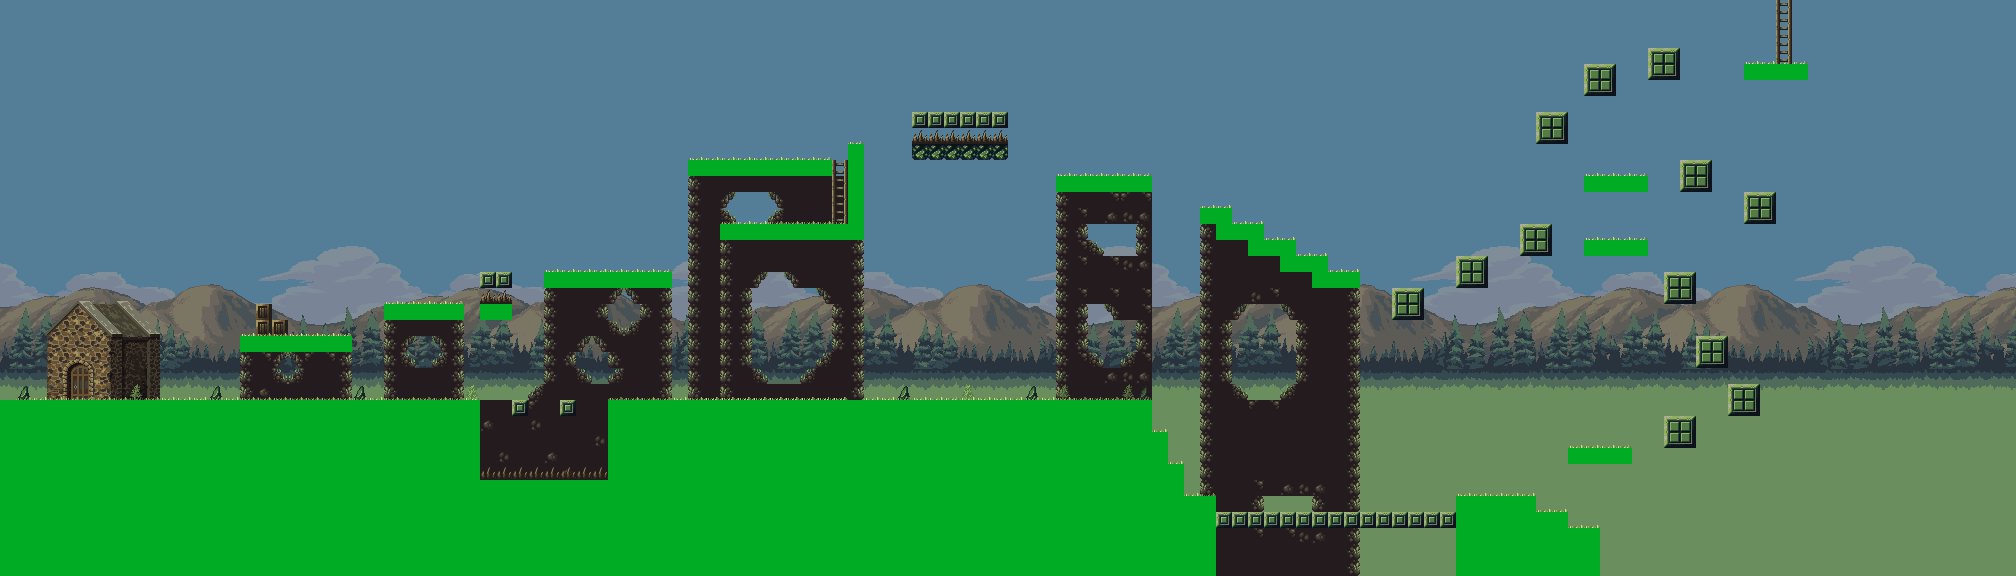

The image is a tile-based game level rendered from a .tmx file. Its description and source (layers, tilesets, objects; grid data summarised) follow:
An orthogonal 126x36 tile map with 16x16 px tiles, 13 tile layers (parallax1, parallax2, floorCovered, cave, ...), 5 tilesets and 93 objects (6x Snake_Spawn, 5x Bat_Spawn, 2x Map Limit X, Background Music).

<map version="1.2" tiledversion="1.2.4" orientation="orthogonal" renderorder="right-down" width="126" height="36" tilewidth="16" tileheight="16" infinite="0" nextlayerid="104" nextobjectid="161">
 <tileset firstgid="1" name="Background_Parallax_1" tilewidth="16" tileheight="16" tilecount="312" columns="24">
  <image source="Background_Parallax_1.png" width="384" height="216" />
 </tileset>
 <tileset firstgid="313" name="Background_Parallax_2" tilewidth="16" tileheight="16" tilecount="312" columns="24">
  <image source="Background_Parallax_2.png" width="384" height="216" />
 </tileset>
 <tileset firstgid="625" name="Taiga_Tileset" tilewidth="16" tileheight="16" tilecount="264" columns="33">
  <image source="Taiga_Tileset_2.png" width="528" height="128" />
  <terraintypes>
   <terrain name="UnderCover" tile="40" />
   <terrain name="OutsideFloor" tile="23" />
   <terrain name="SkullBlock" tile="117" />
   <terrain name="NonSkullBlock" tile="105" />
   <terrain name="SmallBlock" tile="123" />
   <terrain name="FloorLine" tile="29" />
   <terrain name="Underground" tile="77" />
   <terrain name="UndergroundBorders" tile="79" />
   <terrain name="Box" tile="49" />
   <terrain name="Spikes" tile="81" />
   <terrain name="OutsideWall" tile="21" />
  </terraintypes>
  <tile id="7" terrain=",,1,1" />
  <tile id="8" terrain=",,1,1" />
  <tile id="9" terrain=",,1,1" />
  <tile id="10" terrain=",,1,1" />
  <tile id="12" terrain=",,5,5" />
  <tile id="13" terrain=",,5,5" />
  <tile id="14" terrain=",,5,5" />
  <tile id="33" terrain=",,5,5" />
  <tile id="39" terrain="10,10,10,10" />
  <tile id="41" terrain="1,1,1,0" />
  <tile id="42" terrain="1,1,0,0" />
  <tile id="43" terrain="1,1,0,0" />
  <tile id="44" terrain="1,1,0,1" />
  <tile id="46" terrain="5,5,5,5" />
  <tile id="47" terrain="5,5,5,5" />
  <tile id="66" terrain="5,5,5,5" />
  <tile id="67" terrain="5,5,5,5" />
  <tile id="73" terrain="10,10,10,10" />
  <tile id="75" terrain="1,0,1,0" />
  <tile id="76" terrain="0,0,0,0" />
  <tile id="77" terrain="0,0,0,0" />
  <tile id="78" terrain="0,1,0,1" />
  <tile id="103" terrain="8,8,8,8" />
  <tile id="107" terrain="10,10,10,10" />
  <tile id="109" terrain="1,0,1,0" />
  <tile id="110" terrain="0,0,0,0" />
  <tile id="111" terrain="0,0,0,0" />
  <tile id="112" terrain="0,1,0,1" />
  <tile id="132" terrain=",7,7,7" />
  <tile id="133" terrain="6,6,6,6" />
  <tile id="134" terrain="6,6,6,6" />
  <tile id="135" terrain="7,,7,7" />
  <tile id="141" terrain="10,10,10,10" />
  <tile id="143" terrain="1,0,1,1" />
  <tile id="144" terrain="0,0,1,1" />
  <tile id="145" terrain="0,0,1,1" />
  <tile id="146" terrain="0,1,1,1" />
  <tile id="166" terrain="7,7,7,7" />
  <tile id="167" terrain="6,6,6,6" />
  <tile id="168" terrain="6,6,6,6" />
  <tile id="169" terrain="7,7,7,7" />
  <tile id="171" terrain="9,9,9,9">
   <objectgroup draworder="index">
    <object id="2" x="0" y="12" width="16" height="4" />
    <object id="3" x="1" y="6" width="4" height="6" />
    <object id="5" x="6" y="2" width="5" height="10" />
    <object id="6" x="5" y="11" width="1" height="1" />
    <object id="10" x="12" y="7" width="3" height="5" />
    </objectgroup>
  </tile>
  <tile id="200" terrain="7,7,,7" />
  <tile id="201" terrain="6,6,6,6" />
  <tile id="202" terrain="6,6,6,6" />
  <tile id="203" terrain="7,7,7," />
  <tile id="209" terrain="2,2,2,2" />
  <tile id="210" terrain="2,2,2,2" />
  <tile id="212" terrain="3,3,3,3" />
  <tile id="231" terrain="3,3,3,3" />
  <tile id="243" terrain="2,2,2,2" />
  <tile id="244" terrain="2,2,2,2" />
 </tileset>
 <tileset firstgid="889" name="Props" tilewidth="16" tileheight="16" tilecount="300" columns="30">
  <image source="Props_2.png" width="488" height="160" />
  <tile id="39">
   <objectgroup draworder="index">
    <!-- 87 objects omitted --></objectgroup>
  </tile>
 </tileset>
 <tileset firstgid="1189" name="Pathfinding_Types" tilewidth="16" tileheight="16" tilecount="2" columns="2">
  <image source="Pathfinding_Types.png" width="32" height="16" />
 </tileset>
 <layer id="89" name="parallax1" width="126" height="36" opacity="0.93">
  <properties>
   <property name="speed" type="float" value="0.6" />
  </properties>
  <data>[4536 cells, 3402 non-empty, 312 distinct tile ids]</data>
 </layer>
 <layer id="90" name="parallax2" width="126" height="36">
  <properties>
   <property name="speed" type="float" value="1.05" />
  </properties>
  <data>[4536 cells, 2772 non-empty, 312 distinct tile ids]</data>
 </layer>
 <layer id="91" name="floorCovered" width="126" height="36">
  <data>[4536 cells, 58 non-empty, 3 distinct tile ids]</data>
 </layer>
 <layer id="92" name="cave" width="126" height="36">
  <data>[4536 cells, 364 non-empty, 16 distinct tile ids]</data>
 </layer>
 <layer id="93" name="house" width="126" height="36">
  <data>[4536 cells, 130 non-empty, 67 distinct tile ids]</data>
 </layer>
 <layer id="94" name="house2" width="126" height="36">
  <data>[4536 cells, 100 non-empty, 13 distinct tile ids]</data>
 </layer>
 <layer id="95" name="platforms" width="126" height="36">
  <data>[4536 cells, 163 non-empty, 29 distinct tile ids]</data>
 </layer>
 <layer id="96" name="floor" width="126" height="36">
  <data>[4536 cells, 939 non-empty, 45 distinct tile ids]</data>
 </layer>
 <layer id="97" name="TangLayer2" width="126" height="36">
  <properties>
   <property name="isTangLayer" type="bool" value="true" />
  </properties>
  <data>[4536 cells, 155 non-empty, 19 distinct tile ids]</data>
 </layer>
 <layer id="98" name="TangLayer" width="126" height="36">
  <properties>
   <property name="isTangLayer" type="bool" value="true" />
  </properties>
  <data>[4536 cells, 1479 non-empty, 108 distinct tile ids]</data>
 </layer>
 <layer id="101" name="Tang1" width="126" height="36">
  <properties>
   <property name="isTangLayer" type="bool" value="true" />
  </properties>
  <data>[4536 cells, 70 non-empty, 5 distinct tile ids]</data>
 </layer>
 <layer id="99" name="stairs" width="126" height="36">
  <data>[4536 cells, 67 non-empty, 15 distinct tile ids]</data>
 </layer>
 <layer id="103" name="PathFinding" width="126" height="36">
  <properties>
   <property name="isPathFinding" type="bool" value="true" />
  </properties>
  <data>[4536 cells, 898 non-empty, 1 distinct tile ids]</data>
 </layer>
 <objectgroup id="56" name="WalkZones">
  <properties>
   <property name="isColliderLayer" value="true" />
  </properties>
  <!-- 86 objects omitted --></objectgroup>
 <objectgroup id="57" name="KillZones">
  <properties>
   <property name="isColliderLayer" value="true" />
  </properties>
  <!-- 52 objects omitted --></objectgroup>
 <objectgroup id="59" name="OnlyTangZones">
  <properties>
   <property name="isColliderLayer" value="true" />
  </properties>
  <!-- 46 objects omitted --></objectgroup>
 <objectgroup id="58" name="ClimbZones">
  <properties>
   <property name="isColliderLayer" value="true" />
  </properties>
  <!-- 26 objects omitted --></objectgroup>
 <objectgroup id="73" name="SpawnPoint">
  <properties>
   <property name="isSpawn" type="bool" value="true" />
  </properties>
  <!-- 23 objects omitted --></objectgroup>
 <objectgroup id="100" name="EndPoint">
  <properties>
   <property name="isEndPoint" type="bool" value="true" />
  </properties>
  <!-- 22 objects omitted --></objectgroup>
 <objectgroup id="102" name="Enemy_Spawn_Zones">
  <properties>
   <property name="isEnemySpawn" type="bool" value="true" />
  </properties>
  <!-- 21 objects omitted --></objectgroup>
 <objectgroup id="87" name="MapLimits">
  <properties>
   <property name="isMapLimits" type="bool" value="true" />
  </properties>
  <!-- 3 objects omitted --></objectgroup>
 <objectgroup id="75" name="Music &amp;&amp; Sound">
  <properties>
   <property name="isMusicObjectGroup" type="bool" value="true" />
  </properties>
  <!-- 1 objects omitted --></objectgroup>
</map>
<!-- 88 of 93 objects omitted -->
